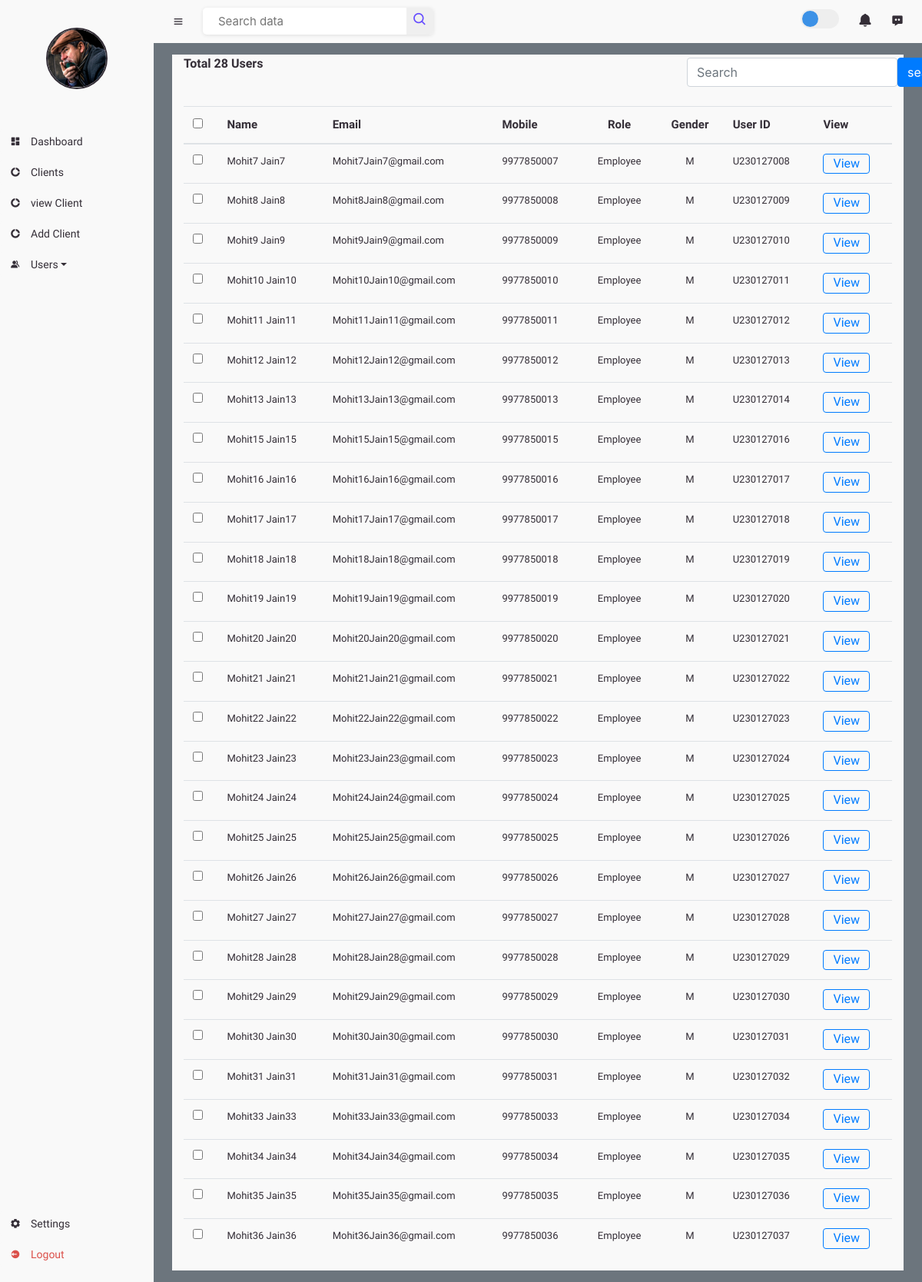
/allClient.php, run on the app's committed database.
### tables this page shows
CREATE TABLE `users` (
  `id` int(255) NOT NULL,
  `f_name` varchar(255) DEFAULT NULL,
  `m_name` varchar(255) DEFAULT NULL,
  `l_name` varchar(255) DEFAULT NULL,
  `email` varchar(255) DEFAULT NULL,
  `mobile` varchar(255) DEFAULT NULL,
  `role` varchar(255) DEFAULT NULL,
  `cid` varchar(255) DEFAULT NULL,
  `reg_date` varchar(255) DEFAULT NULL,
  `gender` varchar(255) DEFAULT NULL,
  `pan` varchar(10) DEFAULT NULL,
  `aadhhar` varchar(255) DEFAULT NULL,
  `image` varchar(50) DEFAULT NULL,
  `dist` varchar(255) DEFAULT NULL,
  `vtc` varchar(255) DEFAULT NULL,
  `subdist` varchar(255) DEFAULT NULL,
  `street` varchar(255) DEFAULT NULL,
  `state` varchar(255) DEFAULT NULL,
  `po` varchar(255) DEFAULT NULL,
  `pc` varchar(18) DEFAULT NULL,
  `loc` varchar(255) DEFAULT NULL,
  `landmark` varchar(255) DEFAULT NULL,
  `house` varchar(255) DEFAULT NULL,
  `country` varchar(255) DEFAULT NULL,
  `careof` varchar(255) DEFAULT NULL,
  `dob` varchar(10) DEFAULT NULL,
  `password` varchar(11) NOT NULL DEFAULT '123456'
);

### allClient.php (the view, shortened to what this page needs)
<?php include "in/header.php" ?>
<?php
$query = "Select * FROM users";
$result = mysqli_query($connection, $query);
$count =  mysqli_num_rows($result);
?>
<?php include "in/sidebar.php" ?><?php include "in/navbar.php" ?>
<section id="content" >
  <main>
    <div class="page-content-wrapper-inner table_row">
      <div class="col-lg">
        <div class="grid">
          <p class="grid-header" style="font-family:Comfortaa; font-weight:900"><b>Total <?php echo $count;  ?> Users</b>
          <form style = "margin-left: 70%;  margin-top: -5%;" class="form-inline" style="margin-left: 15px display inline " name="search" action="allClient.php" method="POST">
             <div class="form-input">
              <input class="form-control" type="text" name="search" placeholder="Search" aria-label="Search" autocomplete="off">
              <input class="btn btn-primary" type="submit" value="search" style="position:absolute; margin-left:0px; height:min-content">
             </div>
          </form>
          <?php
          $query = $_POST['search'];
          $result = mysqli_query($connection, "SELECT * FROM users WHERE f_name LIKE '%$query%' or l_name Like '%$query%' "); ?>
          </p>
          <div class="item-wrapper"  style= "font-family: 'Comfortaa', cursive;">
            <div class="table-responsive" >
              <table class="table table_row">
                <thead>
                  <tr style= "font-size: 15px ">
                  <th><input type="checkbox"></th>
                    <th>Name</th>
                    <th>Email</th>
                    <th>Mobile</th>
                    <th class="text-center">Role</th>
                    <th class="text-center">Gender</th>
                    <th>User ID</th>
                    <th>View</th>
                  </tr>
                </thead>
                <tbody>
                  <?php
                  foreach ($result as $key => $value) {
                  ?>
                    <tr style= "font-size: 13px " id = "<?php echo $value['cid'] ?>">
                    <td><input type="checkbox"></td>
                      <small><td><?php echo $value['f_name'] ." ". $value['l_name'] ?></td>
                      <td><?php echo $value['email'] ?></td>
                      <td><?php echo $value['mobile'] ?></td>
                      <td class="text-center"><?php echo $value['role'] ?></td>
                      <td class="text-center"><?php echo $value['gender'] ?></td>
                      <td><?php echo $value['cid'] ?></td></small>
                      <td>
                        <form action="viewUser.php" method="POST">
                          <button type="submit" name="submit" class="btn btn-outline-primary btn-xs" style="line-height:0.8rem">View</button>
                        </form>
                      </td>
                    </tr>
                  <?php } ?>
                </tbody>
              </table>
            </div>
          </div>
        </div>
      </div>
    </div>
  </main>
</section>
<?php include "in/footer.php"  ?>

### in/header.php (shortened to what this page needs)
<!DOCTYPE html>
<html lang="en">
<head>
	<link rel="stylesheet" href="https://cdn.jsdelivr.net/npm/bootstrap@4.3.1/dist/css/bootstrap.min.css">
	<link rel="stylesheet" href="https://cdn.jsdelivr.net/npm/boxicons@2.1.3/css/boxicons.min.css">
	<link rel="stylesheet" href="https://unpkg.com/boxicons@2.1.3/css/boxicons.min.css">
	<link href='https://unpkg.com/boxicons@2.0.9/css/boxicons.min.css' rel='stylesheet'>
	<link rel="stylesheet" href="https://cdn.jsdelivr.net/npm/bootstrap-icons@1.3.0/font/bootstrap-icons.css">
	<link rel="stylesheet" href="assests/css/style.css">
	<link rel="stylesheet" href="assests/css/toastr.min.css">
</head>

### in/sidebar.php (shortened to what this page needs)
<body >
<section id="sidebar" style= "font-family: Comfortaa, cursive; ">
    <div class="sidebar_top">
        <div class="sidebar-user">
            <img src="assests/image/image_8.png" alt="admin-img">
        </div>
    </div>
    <ul class="side-menu top">
        <li>
            <a href="blank.php">
                <i class='bx bxs-dashboard'></i>
            Dashboard
            </a>
        </li>
        <li>
            <a href="Client.php"><i class='bx bxs-doughnut-chart'></i>Clients</a>
        </li>
        <li>
            <a href="view_clients.php"><i class='bx bxs-doughnut-chart'></i>view Client</a>
        </li>
        <li>
            <a href="add_client.php"><i class='bx bxs-doughnut-chart'></i>Add Client</a>
        </li>
        <div>
            <li >
                <a href="#pageSubmenu" data-toggle="collapse" aria-expanded="false" class="dropdown-toggle"><i
                        class='bx bxs-group'></i> Users</a>
            </li>
        </div>
    </ul>
    <div class="bottom_content">
        <ul class="side-menu">
            <li>
                <a href="#">
                    <i class='bx bxs-cog'></i>
                    <span class="text">Settings</span>
                </a>
            </li>
            <li>
                <a href="logoutCode.php" class="logout">
                    <i class='bx bxs-log-out-circle'></i>
                    <span class="text">Logout</span>
                </a>
            </li>
        </ul>
    </div>
</section>

### in/navbar.php (shortened to what this page needs)
<section id="content">
	<nav>
		<i class='bx bx-menu'></i>
		<form action="client.php" method="post" style="margin-bottom: 3%; height: fit-content;">
			<div class="form-input">
				<input type="text" name="search" id="search" placeholder="Search data" autocomplete="off" required>
				<button type="submit" name="submit" class="search-btn" value="search"><i class='bx bx-search'></i></button>
			</div>
		</form>
		<label for="switch-mode" class="switch-mode"></label>
		<a href="#" class="notification">
			<i class='bx bxs-bell'></i>
		</a>
		<a href="" class="message">
			<i class='bx bxs-message-dots'></i>
		</a>
	</nav>
</section>

### in/footer.php (shortened to what this page needs)
</body>
</html>

### assests/css/style.css (style rules this page uses)
* { margin: 0; padding: 0; box-sizing: border-box; }
:root { --light: #F9F9F9; --blue: #3C91E6; --light-blue: #CFE8FF; --grey: #eee; --dark-grey: #AAAAAA; --dark: #342E37; --red: #DB504A; --yellow: #FFCE26; --light-yellow: #FFF2C6; --orange: #FD7238; --light-orange: #FFE0D3; }
html { overflow-x: hidden; }
body { background: var(--gray); overflow-x: hidden; }
#sidebar { position:fixed; top: 0; left: 0; width: 200px; height: 100%; background: var(--light); z-index: 2000; font-family: var(--lato); transition: .3s ease; overflow-x: hidden; scrollbar-width: none; justify-content: center; align-items: center; }
#sidebar .side-menu { width: 100%; margin-top: 48px; justify-content: center; align-items: center; }
.sidebar-user { margin: 1rem 0rem 1rem 0rem; text-align: center; }
.sidebar-user img { width: 80px; height: 80px; border-radius: 50%; background:var(--light); border-left: 2px solid var(--dark); border-right: 2px solid var(--dark); border-bottom: 2px solid var(--dark); border-top: 2px solid var(--dark); margin-top:20px ; }
#sidebar .side-menu li { height:40px; background:transparent; padding: 4px 0PX; }
#sidebar .side-menu li a { width: 100%; height: 100%; background: var(--light); display: flex; align-items: center; border-radius: 4px; font-size: 14px; color: var(--dark); white-space: nowrap; overflow-x: hidden; }
#sidebar .side-menu li a.logout { color: var(--red); }
#sidebar .side-menu li a .bx { min-width: calc(60px - ((4px + 6px) * 2)); display: flex; justify-content: center; }
#sidebar .bottom_content { position:absolute; bottom:0px; }
#content { position: relative; width: calc(100% - 200px); left: 200px; transition: .3s ease; }
#content nav { height: 56px; background: var(--light); padding: 0 24px; display: flex; align-items: center; grid-gap: 24px; font-family: var(--lato); position: sticky; top: 0; left: 0; right:0; z-index: 1000; }
#content nav a { color: var(--dark); }
#content nav .bx.bx-menu { cursor: pointer; color: var(--dark); }
#content nav form { max-width: 300px; width:100%; margin-right:auto; padding-top: 10px; margin-top: auto; background: var(--light); color: var(--dark); }
#content nav form .form-input { position: relative; width: 100%; border-radius: 5px; margin-top: 0px; background: var(--light); color: var(--dark); }
#content nav form .form-input input[type="text"] { height: 35px; width: 100%; outline: none; border: none; border-radius: 5px; padding: 0 60px 0 20px; font-size: 15px; box-shadow: 0px 1px 5px rgba(0, 0, 0, 0.1); }
#content nav form .form-input .search-btn { height: 35px; width: 35px; line-height: 35px; position: absolute; top: 0; right: 0; text-align: center; font-size: 20px; font-weight: 1000; color: #644bff; cursor: pointer; border:none; border-top-right-radius: 5px; border-bottom-right-radius: 5px; }
#content nav .notification { font-size: 20px; position: relative; }
#content nav .switch-mode { display: block; min-width: 50px; height: 25px; border-radius: 25px; background: var(--grey); cursor: pointer; position: relative; }
#content nav .switch-mode::before { content: ''; position: absolute; top: 2px; left: 2px; bottom: 2px; width: calc(25px - 4px); background: var(--blue); border-radius: 50%; transition: all .3s ease; }
#content main { position: relative; width: 100%; padding: 15px 24px; font-family: var(--poppins); max-height: calc(100vh - 56px); overflow-y: auto; }
.table_row { background: var(--light); color: var(--dark); }
.form-inline { padding: 0.6rem; }

### data on the page
users: f_name "Mohit7", l_name "Jain7", email "Mohit7Jain7@gmail.com", mobile "9977850007", role "Employee", gender "M", cid "U230127008"
users: f_name "Mohit8", l_name "Jain8", email "Mohit8Jain8@gmail.com", mobile "9977850008", role "Employee", gender "M", cid "U230127009"
users: f_name "Mohit9", l_name "Jain9", email "Mohit9Jain9@gmail.com", mobile "9977850009", role "Employee", gender "M", cid "U230127010"
users: f_name "Mohit10", l_name "Jain10", email "Mohit10Jain10@gmail.com", mobile "9977850010", role "Employee", gender "M", cid "U230127011"
users: f_name "Mohit11", l_name "Jain11", email "Mohit11Jain11@gmail.com", mobile "9977850011", role "Employee", gender "M", cid "U230127012"
users: f_name "Mohit12", l_name "Jain12", email "Mohit12Jain12@gmail.com", mobile "9977850012", role "Employee", gender "M", cid "U230127013"
users: f_name "Mohit13", l_name "Jain13", email "Mohit13Jain13@gmail.com", mobile "9977850013", role "Employee", gender "M", cid "U230127014"
users: f_name "Mohit15", l_name "Jain15", email "Mohit15Jain15@gmail.com", mobile "9977850015", role "Employee", gender "M", cid "U230127016"
users: f_name "Mohit16", l_name "Jain16", email "Mohit16Jain16@gmail.com", mobile "9977850016", role "Employee", gender "M", cid "U230127017"
users: f_name "Mohit17", l_name "Jain17", email "Mohit17Jain17@gmail.com", mobile "9977850017", role "Employee", gender "M", cid "U230127018"
users: f_name "Mohit18", l_name "Jain18", email "Mohit18Jain18@gmail.com", mobile "9977850018", role "Employee", gender "M", cid "U230127019"
users: f_name "Mohit19", l_name "Jain19", email "Mohit19Jain19@gmail.com", mobile "9977850019", role "Employee", gender "M", cid "U230127020"
users: f_name "Mohit20", l_name "Jain20", email "Mohit20Jain20@gmail.com", mobile "9977850020", role "Employee", gender "M", cid "U230127021"
users: f_name "Mohit21", l_name "Jain21", email "Mohit21Jain21@gmail.com", mobile "9977850021", role "Employee", gender "M", cid "U230127022"
users: f_name "Mohit22", l_name "Jain22", email "Mohit22Jain22@gmail.com", mobile "9977850022", role "Employee", gender "M", cid "U230127023"
users: f_name "Mohit23", l_name "Jain23", email "Mohit23Jain23@gmail.com", mobile "9977850023", role "Employee", gender "M", cid "U230127024"
users: f_name "Mohit24", l_name "Jain24", email "Mohit24Jain24@gmail.com", mobile "9977850024", role "Employee", gender "M", cid "U230127025"
users: f_name "Mohit25", l_name "Jain25", email "Mohit25Jain25@gmail.com", mobile "9977850025", role "Employee", gender "M", cid "U230127026"
users: f_name "Mohit26", l_name "Jain26", email "Mohit26Jain26@gmail.com", mobile "9977850026", role "Employee", gender "M", cid "U230127027"
users: f_name "Mohit27", l_name "Jain27", email "Mohit27Jain27@gmail.com", mobile "9977850027", role "Employee", gender "M", cid "U230127028"
users: f_name "Mohit28", l_name "Jain28", email "Mohit28Jain28@gmail.com", mobile "9977850028", role "Employee", gender "M", cid "U230127029"
users: f_name "Mohit29", l_name "Jain29", email "Mohit29Jain29@gmail.com", mobile "9977850029", role "Employee", gender "M", cid "U230127030"
users: f_name "Mohit30", l_name "Jain30", email "Mohit30Jain30@gmail.com", mobile "9977850030", role "Employee", gender "M", cid "U230127031"
users: f_name "Mohit31", l_name "Jain31", email "Mohit31Jain31@gmail.com", mobile "9977850031", role "Employee", gender "M", cid "U230127032"
users: f_name "Mohit33", l_name "Jain33", email "Mohit33Jain33@gmail.com", mobile "9977850033", role "Employee", gender "M", cid "U230127034"
users: f_name "Mohit34", l_name "Jain34", email "Mohit34Jain34@gmail.com", mobile "9977850034", role "Employee", gender "M", cid "U230127035"
users: f_name "Mohit35", l_name "Jain35", email "Mohit35Jain35@gmail.com", mobile "9977850035", role "Employee", gender "M", cid "U230127036"
users: f_name "Mohit36", l_name "Jain36", email "Mohit36Jain36@gmail.com", mobile "9977850036", role "Employee", gender "M", cid "U230127037"

### other printed values
$count "28"
